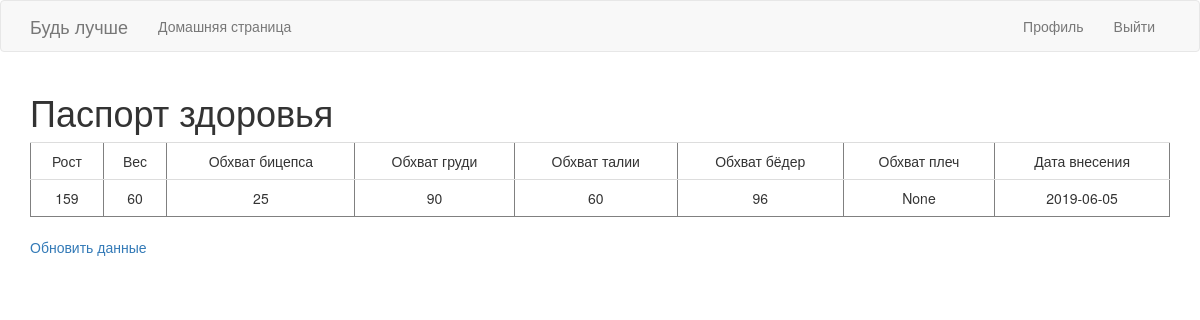
Before: /pasport (signed in) with the older database file.
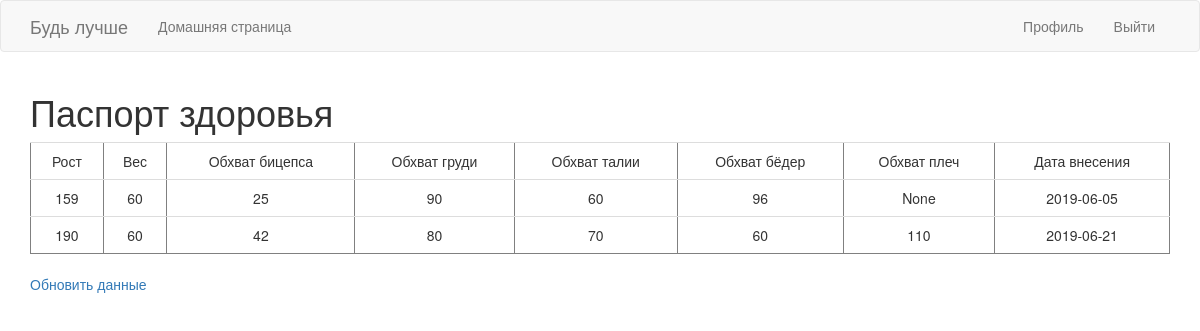
After: the same page with the newer database file.
### app/models.py (models this page shows)
class InfoUser(db.Model):
    id = db.Column(db.Integer, primary_key=True)
    user_id = db.Column(db.Integer, db.ForeignKey('user.id'))
    weight = db.Column(db.Integer)
    height = db.Column(db.Integer)
    arms = db.Column(db.Integer)
    chest = db.Column(db.Integer)
    waist = db.Column(db.Integer)
    femur = db.Column(db.Integer)
    shoulder = db.Column(db.Integer)
    heartDiseases = db.Column(db.String(12))
    date_of_change = db.Column(db.Date, default=datetime.utcnow())
    training_list_id = db.Column(db.Integer, db.ForeignKey('training_list.id'))

### app/routes.py (the view)
@app.route('/pasport')
@login_required
def pasport():
    param = current_user.information_user()
    return render_template('pasport.html', title='Pasport', param=param)

### app/models.py (called while the page is built)
@login.user_loader
def load_user(id):
    return User.query.get(int(id))

    def information_user(self):
        param = InfoUser.query.filter_by(user_id=self.id)
        return param

### app/routes.py (called while the page is built)
@app.before_request
def before_request():
    if current_user.is_authenticated:
        current_user.last_seen = datetime.utcnow()
        db.session.commit()

### app/templates/pasport.html
{% extends "base.html" %}
{% block app_content %}
    <h1> Паспорт здоровья</h1>
<table class="table table-hover" border="1">
    <tr valign="top">
        <td align="center"> Рост </td>
        <td align="center"> Вес </td>
        <td align="center"> Обхват бицепса </td>
        <td align="center"> Обхват груди </td>
        <td align="center"> Обхват талии </td>
        <td align="center"> Обхват бёдер </td>
        <td align="center"> Обхват плеч </td>
        <td align="center"> Дата внесения </td>
    </tr>
    {% for param in param %}
        {% include '_param.html' %}
    {% endfor %}
</table>
 <p><a href="{{ url_for('edit_profile') }}"> Обновить данные </a></p>
{% endblock %}

### app/templates/base.html (shortened to what this page needs)
{% extends 'bootstrap/base.html' %}
{% block navbar %}
    <nav class="navbar navbar-default">
        <div class="container">
            <div class="navbar-header">
                <a class="navbar-brand" href="{{ url_for('index') }}">Будь лучше</a>
            </div>
            <div class="collapse navbar-collapse" id="bs-example-navbar-collapse-1">
                <ul class="nav navbar-nav">
                    <li><a href="{{ url_for('index') }}">Домашняя страница</a></li>
                </ul>
                <ul class="nav navbar-nav navbar-right">
                    {% if current_user.is_anonymous %}
                    <li><a href="{{ url_for('login') }}">Войти</a></li>
                    {% else %}
                    <li><a href="{{ url_for('user', username=current_user.username) }}">Профиль</a></li>
                    <li><a href="{{ url_for('logout') }}">Выйти</a></li>
                    {% endif %}
                </ul>
            </div>
        </div>
    </nav>
{% endblock %}
{% block content %}
    <div class="container">
        {% block app_content %}{% endblock %}
    </div>
{% endblock %}

### app/templates/_param.html
    <tr valign="top">
        <td align="center">{{ param.height }}</td>
        <td align="center">{{ param.weight }} </td>
        <td align="center">{{ param.arms }} </td>
        <td align="center">{{ param.chest }} </td>
        <td align="center">{{ param.waist }} </td>
        <td align="center">{{ param.femur }} </td>
        <td align="center">{{ param.shoulder }} </td>
            <td align="center">{{ param.date_of_change }} </td>
    </tr>

Changed rows visible on the page:
added InfoUser: height "190", weight "60", arms "42", chest "80", waist "70", femur "60", shoulder "110", date_of_change "2019-06-21"
